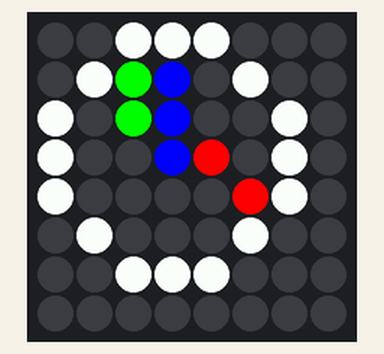
Recording of a program running on a simulated Raspberry Pi (BCM pin numbers) with a Sense HAT. On the bench: the Sense HAT's 8×8 RGB LED matrix. The clock reads 2024-03-15 10:24:30 at power-on unless the program sets it; threads take turns every 2 ms; what the program prints to the terminal is not drawn.

Above: at 0.1 s.
At 5.2 s:
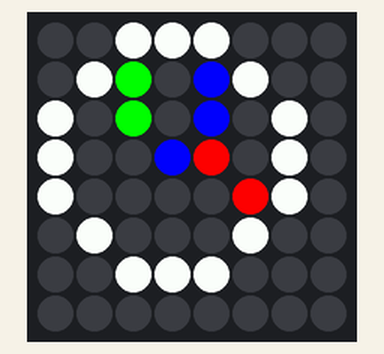
At 10.2 s:
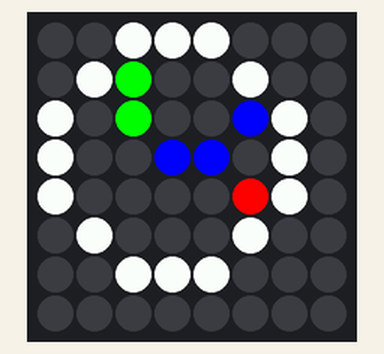
At 21.4 s:
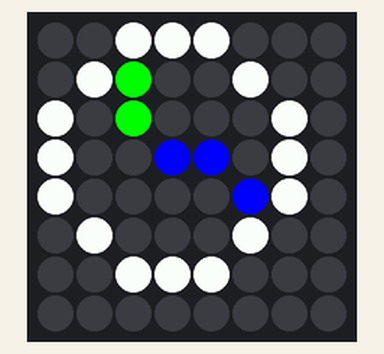
At 29.5 s:
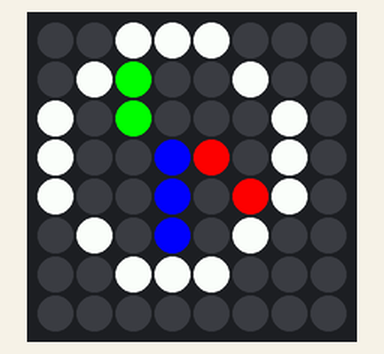
At 38.6 s:
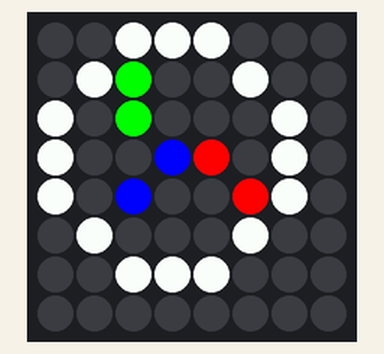

The program:

clock_sense.py
```python
#!/usr/bin/env python

import signal
import threading
import time

from graphics import Drawing, Color
from sense_hat import SenseHat

sense = SenseHat()

print("""Clock

Displays an analog clock.

Automatically dims at night.
""")

class SenseHatDrawing(Drawing):
  def __init__(self):
    Drawing.__init__(self,8,8)

  '''
  All drawing operations use the pixel method
  so we override it for UnicornHat
  '''
  def pixel(self, x, y, col):
    if x < 0 or x > 7 or y < 0 or y > 7:
      return False
    self.buffer[(x,y)] = col
    sense.set_pixel(x, y, col.r, col.g, col.b)

#  def show(self):
#    unicorn.show()

d = SenseHatDrawing()

# X offset of clock centre
O_X = 3
# Y offset of clock centre
O_Y = 3
# Radius of clock
R = 3
# Rotation offset of clock, set to 0, 90, 180, 270, etc
sense.set_rotation(0)

def setBrightness(currenttime):
  currenthour = currenttime.tm_hour
  # if it's between 10 am and 8 pm,
  # use dimmer brightness
  if(currenthour < 10 or currenthour > 20):
    sense.low_light = True
  else:
    sense.low_light = False

def tick():
  currenttime = time.localtime()
  currenthour = currenttime.tm_hour
  currentmin  = currenttime.tm_min
  currentsec  = currenttime.tm_sec

  # Set daytime or nighttime brightness
  setBrightness(currenttime)

  d.clear()
  # Draw the circle around the clock
  d.circle(O_X,O_Y,R,Color(255,255,255))

  # Draw the clock hands
  d.circle_line(O_X,O_Y,R-1,(-360.0*((currenthour % 12)/12.0)),Color(255,0,0))
  d.circle_line(O_X,O_Y,R-1,(-360.0*(currentmin/60.0)), Color(0,255,0))
  d.circle_line(O_X,O_Y,R-1,(-360.0*(currentsec/60.0)), Color(0,0,255))

  # draw buffer to hardware
  #d.show()

  threading.Timer(1,tick).start()

tick()
```

graphics.py
```python
'''
This file is used in UnicornHat examples
for drawing things.
'''

import colorsys
import math


class Color():
  def __init__(self, r, g, b):
    self.r = r
    self.g = g
    self.b = b

  def __str__(self):
    r = hex(self.r)[2:]
    g = hex(self.g)[2:]
    b = hex(self.b)[2:]
    return ''.join([r,g,b])

  def rgb(self):
    return (self.r, self.g, self.b)

  def hsv(self):
    return colorsys.rgb_to_hsv(self.r, self.g, self.b)

class Drawing():
  def __init__(self,width=8,height=8):
    self.width = width
    self.height = height
    self.buffer = {}
    for x in range(width):
      for y in range(height):
        self.buffer[(x,y)] = Color(0,0,0)

  def fill(self, col = Color(0,0,0)):
    for x in range(self.width):
      for y in range(self.height):
        self.pixel(x, y, col)

  def clear(self):
    self.fill(Color(0,0,0))

  '''
  Creates a color tuple from r, g, b elements
  with values 0 to 255
  '''
  def color_from_rgb(self, r, g, b):
    return (r, g, b)

  '''
  Creates a color tuple from h, s, v elements
  with values 0.0 to 1.0
  '''
  def color_from_hsv(self, h, s, v):
    rgb = colorsys.hsv_to_rgb(h, s, v)
    return color_from_rgb( int(rgb[0]*255), int(rgb[1]*255), int(rgb[2]*255) )

  def pixel(self, x, y, col):
    self.buffer[(x,y)] = col

  def circle(self, x0, y0, r, col=Color(0,0,0), fill=None):
    f = 1 - r
    ddf_x = 1
    ddf_y = -2 * r
    x = 0
    y = r
    self.pixel(x0, y0 + r, col)
    self.pixel(x0, y0 - r, col)
    self.pixel(x0 + r, y0, col)
    self.pixel(x0 - r, y0, col)

    while x < y:
      if f >= 0:
          y -= 1
          ddf_y += 2
          f += ddf_y
      x += 1
      ddf_x += 2
      f += ddf_x
      self.pixel(x0 + x, y0 + y, col)
      self.pixel(x0 - x, y0 + y, col)
      self.pixel(x0 + x, y0 - y, col)
      self.pixel(x0 - x, y0 - y, col)
      self.pixel(x0 + y, y0 + x, col)
      self.pixel(x0 - y, y0 + x, col)
      self.pixel(x0 + y, y0 - x, col)
      self.pixel(x0 - y, y0 - x, col)

  def circle_line(self, origin_x, origin_y, radius, angle, col):
    angle = (angle / 360.0) * (2*math.pi)

    x = origin_x + radius * math.sin(angle)
    y = origin_y + radius * math.cos(angle)

    self.line( origin_x, origin_y, int(round(x)), int(round(y)), col )

  def line(self, x0, y0, x1, y1, col=Color(0,0,0)):
    s = abs(y1 - y0) > abs(x1 - x0)
    if s:
      x0, y0 = y0, x0
      x1, y1 = y1, x1

    if x0 > x1:
      x0, x1 = x1, x0
      y0, y1 = y1, y0

    dx = x1 - x0
    dy = abs(y1 - y0)

    err = dx / 2

    ystep = 0

    if y0 < y1:
      ystep = 1
    else:
      ystep = -1

    while x0<=x1:
      if s:
        self.pixel(y0, x0, col)
      else:
        self.pixel(x0, y0, col)
      err -= dy

      if err < 0:
        y0 += ystep
        err += dx

      x0+=1

  def test(self):
    out = ''
    for y in range(self.height):
      for x in range(self.width):
        if self.buffer[(x,y)].rgb() == (0,0,0):
          out += '  '
        else:
          out += '##'
      out += '\n'
    print(out)

if __name__ == '__main__':
  print("Testing color")
  print(Color(255,50,20))
  g = Drawing()
  g.test()
  print("Testing circle")
  g.circle(4,4,3,Color(255,255,255))
  g.test()
  g.clear()
  print("Testing line")
  g.line(0,0,7,7,Color(255,255,255))
  g.test()
  g.clear()
  print("Testing circle line")
  g.circle_line(4,4,3,0,Color(255,255,255))
  g.test()
```

Measured:
- what the display in image 1 shows lasts 1.0 s, from 5.1 s to 6.1 s
